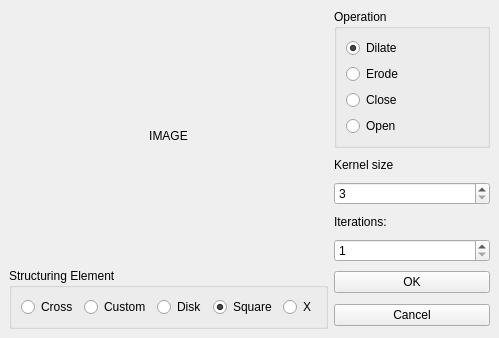
<?xml version="1.0" encoding="UTF-8"?>
<ui version="4.0">
 <class>MorphologyWindow</class>
 <widget class="QMainWindow" name="MorphologyWindow">
  <property name="geometry">
   <rect>
    <x>0</x>
    <y>0</y>
    <width>499</width>
    <height>338</height>
   </rect>
  </property>
  <property name="windowTitle">
   <string>Morphology</string>
  </property>
  <widget class="QWidget" name="centralwidget">
   <layout class="QGridLayout" name="gridLayout_3">
    <item row="0" column="0" rowspan="5">
     <widget class="QLabel" name="structuringElementLabel">
      <property name="text">
       <string>IMAGE</string>
      </property>
      <property name="alignment">
       <set>Qt::AlignCenter</set>
      </property>
     </widget>
    </item>
    <item row="0" column="1">
     <widget class="QGroupBox" name="groupBox">
      <property name="title">
       <string>Operation</string>
      </property>
      <layout class="QGridLayout" name="gridLayout_2">
       <item row="0" column="0">
        <widget class="QRadioButton" name="dilateRadioButton">
         <property name="text">
          <string>Dilate</string>
         </property>
         <property name="checked">
          <bool>true</bool>
         </property>
        </widget>
       </item>
       <item row="1" column="0">
        <widget class="QRadioButton" name="erodeRadioButton">
         <property name="text">
          <string>Erode</string>
         </property>
        </widget>
       </item>
       <item row="2" column="0">
        <widget class="QRadioButton" name="closeRadioButton">
         <property name="text">
          <string>Close</string>
         </property>
        </widget>
       </item>
       <item row="3" column="0">
        <widget class="QRadioButton" name="openRadioButton">
         <property name="text">
          <string>Open</string>
         </property>
        </widget>
       </item>
      </layout>
     </widget>
    </item>
    <item row="1" column="1">
     <widget class="QLabel" name="label">
      <property name="text">
       <string>Kernel size</string>
      </property>
     </widget>
    </item>
    <item row="2" column="1">
     <widget class="QSpinBox" name="sizeSpinBox">
      <property name="minimum">
       <number>3</number>
      </property>
      <property name="singleStep">
       <number>2</number>
      </property>
     </widget>
    </item>
    <item row="3" column="1">
     <widget class="QLabel" name="label_2">
      <property name="text">
       <string>Iterations:</string>
      </property>
     </widget>
    </item>
    <item row="4" column="1">
     <widget class="QSpinBox" name="iterationsSpinBox">
      <property name="minimum">
       <number>1</number>
      </property>
     </widget>
    </item>
    <item row="5" column="0" rowspan="2">
     <widget class="QGroupBox" name="groupBox_2">
      <property name="title">
       <string>Structuring Element</string>
      </property>
      <layout class="QGridLayout" name="gridLayout">
       <item row="0" column="1">
        <widget class="QRadioButton" name="crossRadioButton">
         <property name="text">
          <string>Cross</string>
         </property>
        </widget>
       </item>
       <item row="0" column="2">
        <widget class="QRadioButton" name="customRadioButton">
         <property name="text">
          <string>Custom</string>
         </property>
        </widget>
       </item>
       <item row="0" column="3">
        <widget class="QRadioButton" name="diskRadioButton">
         <property name="text">
          <string>Disk</string>
         </property>
        </widget>
       </item>
       <item row="0" column="5">
        <widget class="QRadioButton" name="xRadioButton">
         <property name="text">
          <string>X</string>
         </property>
        </widget>
       </item>
       <item row="0" column="4">
        <widget class="QRadioButton" name="squareRadioButton">
         <property name="text">
          <string>Square</string>
         </property>
         <property name="checked">
          <bool>true</bool>
         </property>
        </widget>
       </item>
      </layout>
     </widget>
    </item>
    <item row="5" column="1">
     <widget class="QPushButton" name="okPushButton">
      <property name="text">
       <string>OK</string>
      </property>
     </widget>
    </item>
    <item row="6" column="1">
     <widget class="QPushButton" name="cancelPushButton">
      <property name="text">
       <string>Cancel</string>
      </property>
     </widget>
    </item>
   </layout>
  </widget>
 </widget>
 <resources/>
 <connections/>
</ui>
